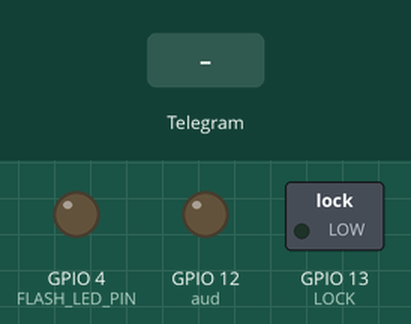
A sketch run on a simulated ESP32. Shown: switched loads named in the sketch (green lamp = pin HIGH), output pins drawn as LEDs (lit = HIGH). The test bench sets the inputs (shaded band). WiFi joins after 1.5 s; servers stay silent unless stated; the camera gives no picture; web services answer with replies made up by the test bench; what the sketch prints to the serial monitor is not drawn.

Above: at 1.5 s.
1.6 s: Telegram message "/flash" received
At 3.1 s:
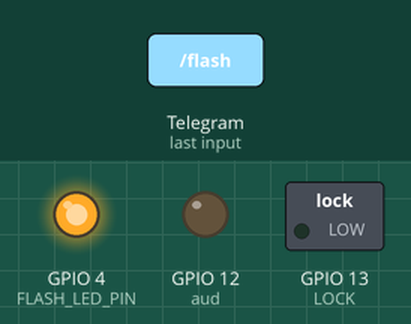
4.1 s: Telegram message "/photo" received
At 5.7 s:
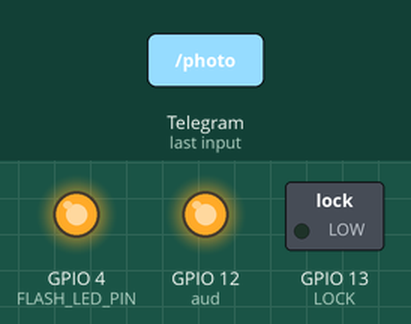
6.0 s: Telegram message "/3" received
At 9.2 s:
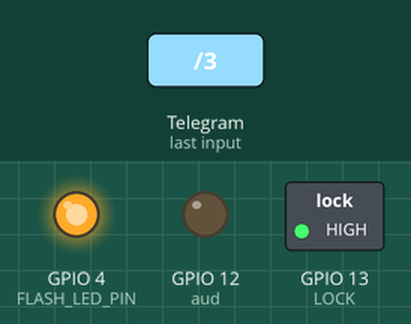
9.4 s: Telegram message "/1" received
At 11.3 s:
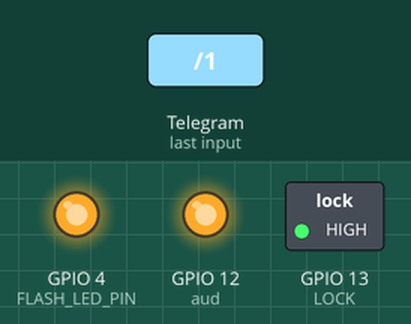
11.6 s: Telegram message "/flash" received
At 12.5 s:
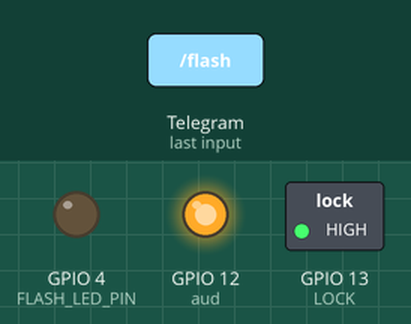
13.2 s: Telegram message "/2" received
At 13.8 s:
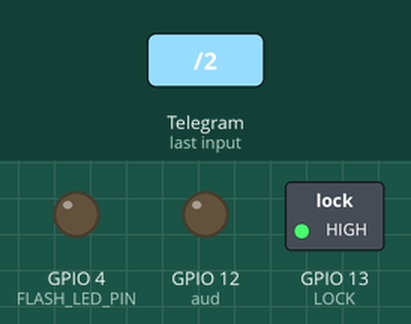
Timing chart, 0 to 15.8 s (numbered marks = the images above; inputs shaded):
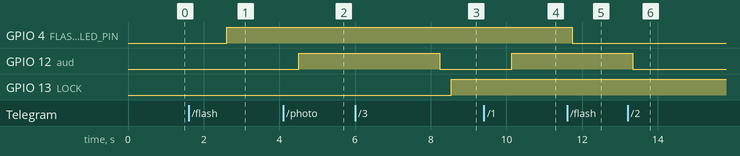

The sketch:

security-bot.ino
```cpp
#include <Arduino.h>
#include <WiFi.h>
#include <WiFiClientSecure.h>
#include "soc/soc.h"
#include "soc/rtc_cntl_reg.h"
#include "esp_camera.h"
#include <UniversalTelegramBot.h>
#include <ArduinoJson.h>
const char* ssid = "YOUR_SSID";
const char* password = "YOUR_PASSWORD";
int x=0;
// Initialize Telegram BOT
String BOTtoken = "YOUR_BOT_TOKEN";  // your Bot Token (Get from Botfather)

// Use @myidbot to find out the chat ID of an individual or a group
// Also note that you need to click "start" on a bot before it can
// message you
String CHAT_ID = "YOUR_CHAT_ID";

bool sendPhoto = false;
int sss=0;
WiFiClientSecure clientTCP;

UniversalTelegramBot bot(BOTtoken, clientTCP);


#define FLASH_LED_PIN 4
#define BUTTON 14
#define LOCK 13
#define aud 12
bool flashState = LOW;
String strs[8]={"0","0","0","0","0","0","0","0"};
int StringCount = 0;
//Checks for new messages every 1 second.
int botRequestDelay = 1000;
unsigned long lastTimeBotRan;

//CAMERA_MODEL_AI_THINKER
#define PWDN_GPIO_NUM     32
#define RESET_GPIO_NUM    -1
#define XCLK_GPIO_NUM      0
#define SIOD_GPIO_NUM     26
#define SIOC_GPIO_NUM     27

#define Y9_GPIO_NUM       35
#define Y8_GPIO_NUM       34
#define Y7_GPIO_NUM       39
#define Y6_GPIO_NUM       36
#define Y5_GPIO_NUM       21
#define Y4_GPIO_NUM       19
#define Y3_GPIO_NUM       18
#define Y2_GPIO_NUM        5
#define VSYNC_GPIO_NUM    25
#define HREF_GPIO_NUM     23
#define PCLK_GPIO_NUM     22


void configInitCamera(){
  camera_config_t config;
  config.ledc_channel = LEDC_CHANNEL_0;
  config.ledc_timer = LEDC_TIMER_0;
  config.pin_d0 = Y2_GPIO_NUM;
  config.pin_d1 = Y3_GPIO_NUM;
  config.pin_d2 = Y4_GPIO_NUM;
  config.pin_d3 = Y5_GPIO_NUM;
  config.pin_d4 = Y6_GPIO_NUM;
  config.pin_d5 = Y7_GPIO_NUM;
  config.pin_d6 = Y8_GPIO_NUM;
  config.pin_d7 = Y9_GPIO_NUM;
  config.pin_xclk = XCLK_GPIO_NUM;
  config.pin_pclk = PCLK_GPIO_NUM;
  config.pin_vsync = VSYNC_GPIO_NUM;
  config.pin_href = HREF_GPIO_NUM;
  config.pin_sscb_sda = SIOD_GPIO_NUM;
  config.pin_sscb_scl = SIOC_GPIO_NUM;
  config.pin_pwdn = PWDN_GPIO_NUM;
  config.pin_reset = RESET_GPIO_NUM;
  config.xclk_freq_hz = 20000000;
  config.pixel_format = PIXFORMAT_JPEG;

  //init with high specs to pre-allocate larger buffers
  if(psramFound()){
    config.frame_size = FRAMESIZE_UXGA;
    config.jpeg_quality = 10;  //0-63 lower number means higher quality
    config.fb_count = 2;
  } else {
    config.frame_size = FRAMESIZE_SVGA;
    config.jpeg_quality = 12;  //0-63 lower number means higher quality
    config.fb_count = 1;
  }

  // camera init
  esp_err_t err = esp_camera_init(&config);
  if (err != ESP_OK) {
    Serial.printf("Camera init failed with error 0x%x", err);
    delay(1000);
    ESP.restart();
  }

  // Drop down frame size for higher initial frame rate
  sensor_t * s = esp_camera_sensor_get();
  s->set_framesize(s, FRAMESIZE_CIF);  // UXGA|SXGA|XGA|SVGA|VGA|CIF|QVGA|HQVGA|QQVGA
}

void handleNewMessages(int numNewMessages) {
 // Serial.print("Handle New Messages: ");
  //Serial.println(numNewMessages);

  for (int i = 0; i < numNewMessages; i++) {
    String chat_id = String(bot.messages[i].chat_id);
    if (chat_id != CHAT_ID){
      bot.sendMessage(chat_id, "Unauthorized user", "");
      continue;
    }

    // Print the received message
    String text = bot.messages[i].text;
    Serial.print(text);

    String from_name = bot.messages[i].from_name;
    if (text == "/start") {
      String welcome = "Welcome , " + from_name + "\n";
      welcome += "Use the following commands to interact with the ESP32-CAM \n";
      welcome += "/photo : takes a new photo\n";
      welcome += "/flash : toggles flash LED \n";
      welcome += "/1 : buzzer On \n";
      welcome += "/2 : buzzer off \n";
      welcome += "/3 : Lock the door \n";
      welcome += "/4 : UnLock the door \n";

      bot.sendMessage(CHAT_ID, welcome, "");
    }
    if (text == "/flash") {
      flashState = !flashState;
      digitalWrite(FLASH_LED_PIN, flashState);
      //Serial.println("Change flash LED state");
    }
    if (text == "/photo") {
      sendPhoto = true;
      //Serial.println("New photo request");
    }

   if (text == "/1") {

      //Serial.println("Sound On");

      digitalWrite(aud,1);

    }

     if (text == "/2") {

      //Serial.println("Sound On");

      digitalWrite(aud,0);

    }


    if (text == "/3") {
        digitalWrite(LOCK,1);

    }
        if (text == "/4") {
       digitalWrite(LOCK,0);

    }

  }
}

String sendPhotoTelegram() {
  const char* myDomain = "api.telegram.org";
  String getAll = "";
  String getBody = "";

  camera_fb_t * fb = NULL;
  fb = esp_camera_fb_get();
  if(!fb) {
   // Serial.println("Camera capture failed");
    delay(1000);
    ESP.restart();
    return "Camera capture failed";
  }

  //Serial.println("Connect to " + String(myDomain));


  if (clientTCP.connect(myDomain, 443)) {
   // Serial.println("Connection successful");
    String head = "--RandomNerdTutorials\r\nContent-Disposition: form-data; name=\"chat_id\"; \r\n\r\n" + CHAT_ID + "\r\n--RandomNerdTutorials\r\nContent-Disposition: form-data; name=\"photo\"; filename=\"esp32-cam.jpg\"\r\nContent-Type: image/jpeg\r\n\r\n";

    String tail = "\r\n--RandomNerdTutorials--\r\n";

    uint16_t imageLen = fb->len;
    uint16_t extraLen = head.length() + tail.length();
    uint16_t totalLen = imageLen + extraLen;

    clientTCP.println("POST /bot"+BOTtoken+"/sendPhoto HTTP/1.1");

    clientTCP.println("Host: " + String(myDomain));
    clientTCP.println("Content-Length: " + String(totalLen));
    clientTCP.println("Content-Type: multipart/form-data; boundary=RandomNerdTutorials");
    clientTCP.println();
    clientTCP.print(head);

    uint8_t *fbBuf = fb->buf;
    size_t fbLen = fb->len;
    for (size_t n=0;n<fbLen;n=n+1024) {
      if (n+1024<fbLen) {
        clientTCP.write(fbBuf, 1024);
        fbBuf += 1024;
      }
      else if (fbLen%1024>0) {
        size_t remainder = fbLen%1024;
        clientTCP.write(fbBuf, remainder);
      }
    }

    clientTCP.print(tail);

    esp_camera_fb_return(fb);

    int waitTime = 10000;   // timeout 10 seconds
    long startTimer = millis();
    boolean state = false;

    while ((startTimer + waitTime) > millis()){
      Serial.print(".");
      delay(100);
      while (clientTCP.available()) {
        char c = clientTCP.read();
        if (state==true) getBody += String(c);
        if (c == '\n') {
          if (getAll.length()==0) state=true;
          getAll = "";
        }
        else if (c != '\r')
          getAll += String(c);
        startTimer = millis();
      }
      if (getBody.length()>0) break;
    }
    clientTCP.stop();
    String x=getBody;
  }
  else {
    getBody="Connected to api.telegram.org failed.";
    //Serial.println("Connected to api.telegram.org failed.");
  }
  return getBody;
}

void setup(){
  WRITE_PERI_REG(RTC_CNTL_BROWN_OUT_REG, 0);
  // Init Serial Monitor
  Serial.begin(9600);

  // Set LED Flash as output
  pinMode(FLASH_LED_PIN, OUTPUT);
  pinMode(BUTTON, INPUT_PULLUP);
  pinMode(LOCK, OUTPUT);
  pinMode(aud, OUTPUT);
  digitalWrite(LOCK,0);
  digitalWrite(aud,0);
  digitalWrite(FLASH_LED_PIN, flashState);

  // Config and init the camera
  configInitCamera();

  // Connect to Wi-Fi
  WiFi.mode(WIFI_STA);
  //Serial.println();
 // Serial.print("Connecting to ");
//  Serial.println(ssid);
 // WiFi.begin(ssid, password);
  clientTCP.setCACert(TELEGRAM_CERTIFICATE_ROOT); // Add root certificate for api.telegram.org

 // Serial.println();
 // Serial.print("ESP32-CAM IP Address: ");
 // Serial.println(WiFi.localIP());
}

void loop() {
 // Serial.println("initial");

 if(strs[2] !="0")
 {

  if (WiFi.status() != WL_CONNECTED)
  {
    Serial.print(".");
    delay(1000);
     const char* string0 = strs[2].c_str();
 const char* string1 = strs[3].c_str();
    WiFi.begin(string0,string1);
      for(int kk=0;kk<10;kk++)
      {
        digitalWrite(aud,0);
        delay(300);
        digitalWrite(aud,1);
        delay(300);
      }
   if(WiFi.status() == WL_CONNECTED)
    Serial.println("ok");
  }


 }

if (Serial.available())
{
   String rcv = Serial.readStringUntil('\n');
   StringCount=0;
    while (rcv.length() > 0)
    {
    int index = rcv.indexOf(',');
    if (index == -1) // No space found
    {
      strs[StringCount++] = rcv;
      break;
    }
    else
    {
      strs[StringCount++] = rcv.substring(0, index);
      rcv = rcv.substring(index+1);
    }
  }
     CHAT_ID=strs[0];
   BOTtoken=strs[1];
   if (WiFi.status() == WL_CONNECTED)
   {
    bot.sendMessage(CHAT_ID, strs[4]);
    //Serial.println("Preparing photo");

    if(strs[5]=="1")
    {
    sendPhotoTelegram();
    sendPhoto = false;
    }


   }

}


    if ((sendPhoto==true))
  {
    digitalWrite(aud,1);
    bot.sendMessage(CHAT_ID, "photo on request", "");
    //Serial.println("Preparing photo");
    sendPhotoTelegram();
    sendPhoto = false;
   delay(3000);
   digitalWrite(aud,0);
  }


  if (millis() > lastTimeBotRan + botRequestDelay)  {
    int numNewMessages = bot.getUpdates(bot.last_message_received + 1);
    while (numNewMessages) {
      //Serial.println("got response");
      handleNewMessages(numNewMessages);
      numNewMessages = bot.getUpdates(bot.last_message_received + 1);
    }
    lastTimeBotRan = millis();
  }
  }
```

Measured:
- after the input at 1.6 s, GPIO 4 (FLASH_LED_PIN): LOW → HIGH after 1.0 s
- after the input at 4.1 s, GPIO 12 (aud): LOW → HIGH after 0.40 s
- after the input at 6.0 s, GPIO 13 (LOCK): LOW → HIGH after 2.5 s
- after the input at 9.4 s, GPIO 12 (aud): LOW → HIGH after 0.74 s
- after the input at 11.6 s, GPIO 4 (FLASH_LED_PIN): HIGH → LOW after 0.14 s
- after the input at 13.2 s, GPIO 12 (aud): HIGH → LOW after 0.14 s
